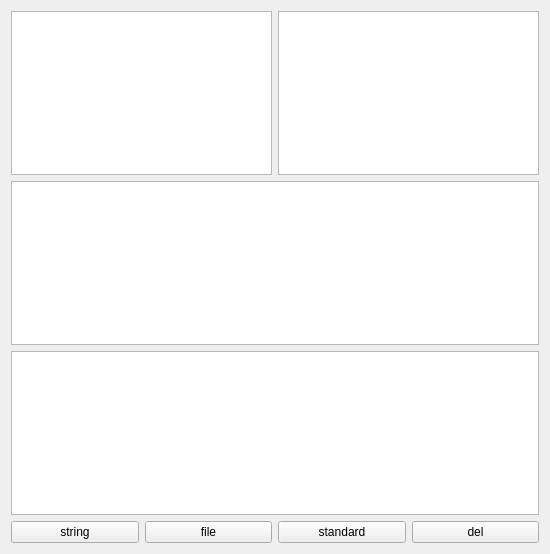
<?xml version="1.0" encoding="UTF-8"?>
<ui version="4.0">
 <class>Widget</class>
 <widget class="QWidget" name="Widget">
  <property name="geometry">
   <rect>
    <x>0</x>
    <y>0</y>
    <width>550</width>
    <height>554</height>
   </rect>
  </property>
  <property name="windowTitle">
   <string>Widget</string>
  </property>
  <layout class="QGridLayout" name="gridLayout">
   <item row="3" column="3">
    <widget class="QPushButton" name="pushButton_del">
     <property name="text">
      <string>del</string>
     </property>
    </widget>
   </item>
   <item row="3" column="2">
    <widget class="QPushButton" name="pushButton_std">
     <property name="text">
      <string>standard</string>
     </property>
    </widget>
   </item>
   <item row="3" column="0">
    <widget class="QPushButton" name="pushButton_string">
     <property name="text">
      <string>string</string>
     </property>
    </widget>
   </item>
   <item row="3" column="1">
    <widget class="QPushButton" name="pushButton_file">
     <property name="text">
      <string>file</string>
     </property>
    </widget>
   </item>
   <item row="2" column="0" colspan="4">
    <widget class="QColumnView" name="columnView"/>
   </item>
   <item row="1" column="0" colspan="4">
    <widget class="QTableView" name="tableView"/>
   </item>
   <item row="0" column="0" colspan="2">
    <widget class="QTreeView" name="treeView"/>
   </item>
   <item row="0" column="2" colspan="2">
    <widget class="QListView" name="listView"/>
   </item>
  </layout>
 </widget>
 <layoutdefault spacing="6" margin="11"/>
 <resources/>
 <connections/>
</ui>
